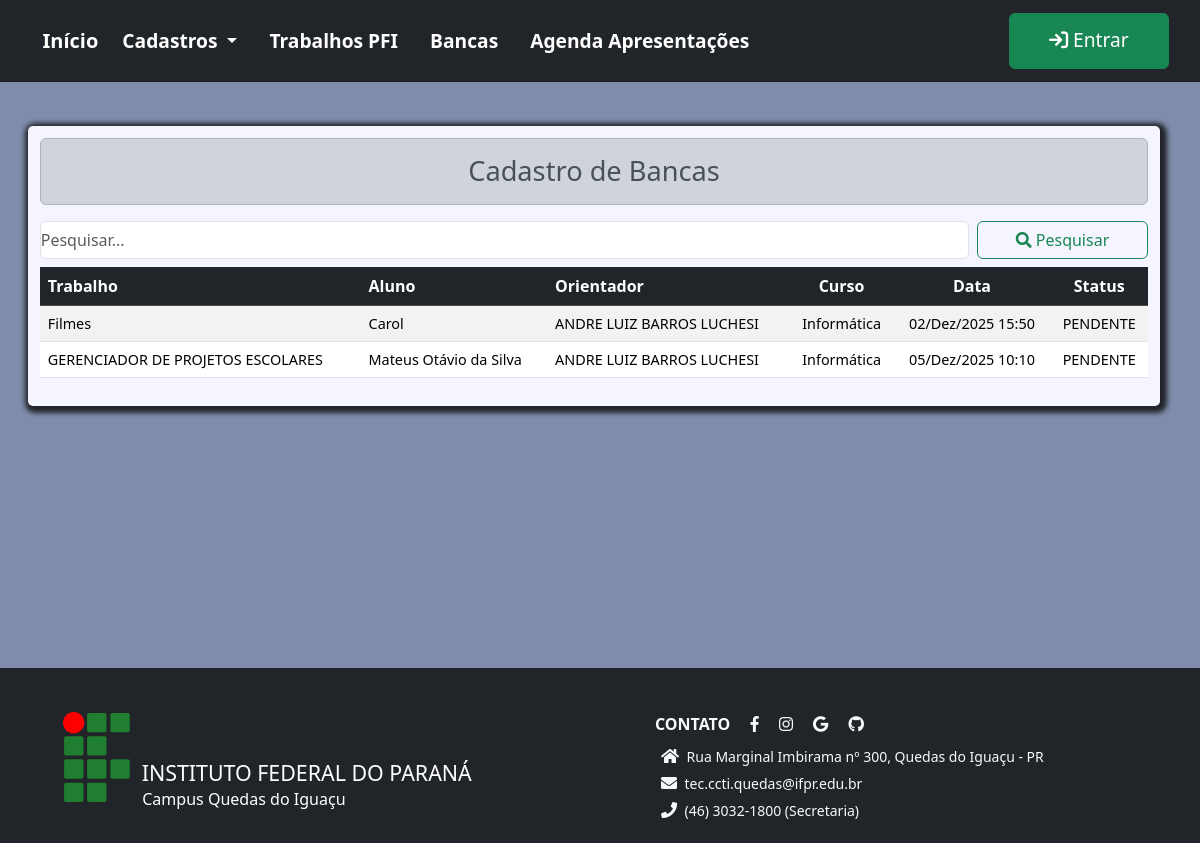
Before: /bancas/listar/ with the older database file.
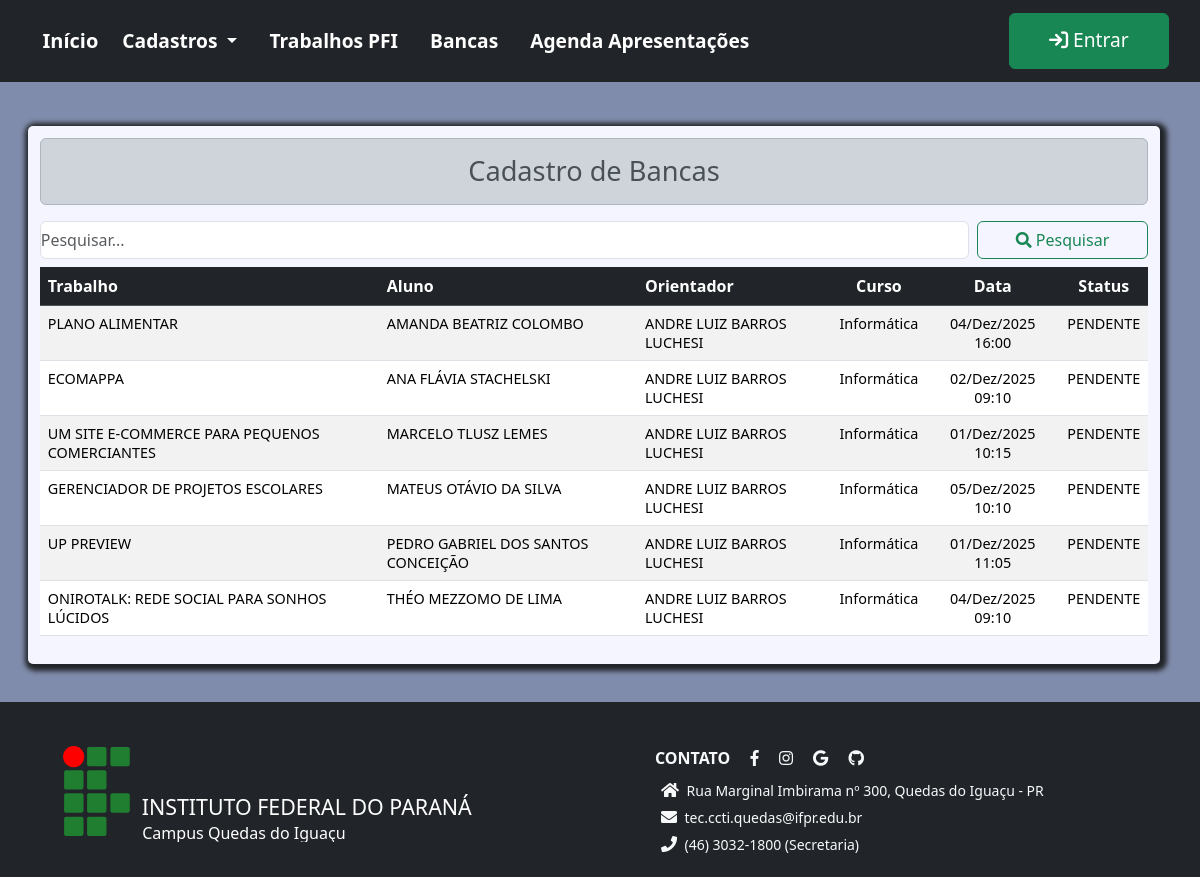
After: the same page with the newer database file.
### pfi/models.py (models this page shows, shortened)
class Banca(models.Model):
    trabalho = models.ForeignKey(Trabalho_Final, on_delete=models.RESTRICT, blank=False, null=False)
    membro_banca1 = models.ForeignKey(Avaliador, related_name='membro_banca1', on_delete=models.RESTRICT, blank=False, null=False)
    membro_banca2 = models.ForeignKey(Avaliador, related_name='membro_banca2', on_delete=models.RESTRICT, blank=False, null=False)
    data_apresentacao = models.DateTimeField(null=False, blank=False)
    conceito_final = models.CharField(max_length=1, null=True, blank=True)
    status = models.CharField(max_length=50, null=True, blank=True, default='PENDENTE')
    observacao = models.TextField(null=True, blank=True)

class Trabalho_Final(models.Model):
    class Meta:
        verbose_name = 'Projeto Final Interdisciplinar (PFI)'
        verbose_name_plural = 'Projetos Finais Interdisciplinares'
    titulo = models.CharField(max_length=250, null=False, blank=False)
    resumo = models.TextField()
    tipo = models.CharField(max_length=150, null=True, blank=True)
    ano = models.IntegerField(
        validators=[MinValueValidator(2010), MaxValueValidator(datetime.date.today().year)])  # ano atual
    autor = models.ForeignKey(Aluno, on_delete=models.RESTRICT, blank=False, null=False)
    orientador = models.ForeignKey(Docente, on_delete=models.RESTRICT, blank=False, null=False)
    coorientador = models.ForeignKey(Avaliador, related_name='Coorientador', on_delete=models.RESTRICT, blank=True, null=True)
    url = models.URLField(max_length=250, null=True, blank=True, verbose_name='URL')

class Aluno(models.Model):
    ativo = models.BooleanField(default=True)
    nome = models.CharField(max_length=150, null=False, blank=False)
    email = models.EmailField(max_length=50, null=True, blank=True)
    ano_ingresso = models.IntegerField(
        validators=[MinValueValidator(2010), MaxValueValidator(datetime.date.today().year)])  # ano atual
    turma = models.ForeignKey(Turma, on_delete=models.RESTRICT, blank=True, null=True)

class Avaliador(User):
    nome = models.CharField(max_length=150, null=False, blank=False)
    telefone = models.CharField(verbose_name='Telefone', max_length=15, null=True, blank=True, help_text= 'Informe um telefone ou celular para contato')
    servidor_ifpr = models.BooleanField(verbose_name='Servidor do IFPR', default=True, help_text= 'Marque essa opção caso seja Servidor do IFPR')

class Turma(models.Model):
    nome = models.CharField(max_length=150, null=False, blank=False)
    ano = models.IntegerField(
        validators=[MinValueValidator(2010), MaxValueValidator(datetime.date.today().year)])  # ano atual
    curso = models.ForeignKey(Curso, on_delete=models.RESTRICT, blank=False, null=False)
    ativo = models.BooleanField(default=True)

class Curso(models.Model):
    nome = models.CharField(max_length=150, null=False, blank=False)
    nome_curso_abreviado = models.CharField(max_length=50, null=True, blank=True)
    descricao = models.TextField(max_length=500, null=True, blank=True)
    nivel = models.CharField(max_length=50, null=True, blank=True)
    modalidade = models.CharField(max_length=50, null=True, blank=True)
    turno = models.CharField(max_length=50, null=False, blank=False)
    duracao = models.PositiveSmallIntegerField(validators=[MinValueValidator(1), MaxValueValidator(6)])
    carga_horaria = models.IntegerField(validators=[MinValueValidator(100), MaxValueValidator(5000)])
    ativo = models.BooleanField(default=True)

### pfi/views.py (the view)
# urls.py: path('bancas/listar/', views.ListBancas.as_view(), name='bancas'),
class ListBancas(ListView):
    template_name = 'banca_list.html'
    model = Banca
    queryset = Banca.objects.all().order_by(Lower('trabalho__autor__nome'))
    context_object_name = 'bancas'
    extra_context = {'form_titulo': 'Cadastro de Bancas'}
    def get_queryset(self):
        filter_val = self.request.GET.get('pesquisar', '')
        return Banca.objects.filter(Q(trabalho__titulo__contains=filter_val) | Q(trabalho__autor__nome__contains=filter_val) | Q(
            trabalho__orientador__nome__contains=filter_val)).order_by(Lower('trabalho__autor__nome'))

### pfi/templates/banca_list.html (shortened to what this page needs)
{% extends 'page.html' %}
{% block conteudo %}
<div class="content container ">
    <h2 class="text-center alert alert-dark">
        {{form_titulo}}
    </h2>
    <div class="row">
        <div class="d-flex " style="width: 100% !important; ">
            <form class="d-flex p-0 m-0 w-100"   role="search">
                <input class="form-control me-2 p-0 m-0"   type="search" placeholder="Pesquisar..." name="pesquisar" aria-label="Search"/>
                <button class="btn btn-outline-success  " style="width: 200px !important; " type="submit"><i class="fa fa-search"></i> Pesquisar </button>
            </form>
        </div>
        <div class="col-md-12 mt-2 table-responsive">
            <table class="table table-hover table-striped">
                <thead class='table-dark'>
                    <tr>
                        <th class="">Trabalho</th>
                        <th>Aluno</th>
                        <th>Orientador</th>
                        <th class="text-center">Curso</th>
                        <th class="text-center">Data</th>
                        <th class="text-center">Status</th>
                    </tr>
                </thead>
                <tbody class='bg-light'>
                    {% for banca in bancas %}
                    <tr>
                        <td>{{banca.trabalho.titulo}}</td>
                        <td>{{banca.trabalho.autor.nome}}</td>
                        <td>{{banca.trabalho.orientador.nome}}</td>
                        <td class="text-center">{{banca.trabalho.autor.turma.curso.nome_curso_abreviado}}</td>
                        <td class="text-center">{{banca.data_apresentacao | date:"d/M/Y H:i" }}</td>
                        <td class="text-center">{{banca.status}}</td>
                    </tr>
                    {%empty%}
                    <p>Nenhum banca cadastrada!</p>
                    {% endfor %}
                </tbody>
            </table>
        </div>
    </div>
</div>
{% endblock conteudo %}

Changed rows visible on the page:
removed Banca: trabalho.titulo "Filmes", trabalho.autor.nome "Carol", trabalho.orientador.nome "ANDRE LUIZ BARROS LUCHESI", trabalho.autor.turma.curso.nome_curso_abreviado "Informática", data_apresentacao "02/Dez/2025 15:50", status "PENDENTE"
added Banca: trabalho.titulo "PLANO ALIMENTAR", trabalho.autor.nome "AMANDA BEATRIZ COLOMBO", trabalho.orientador.nome "ANDRE LUIZ BARROS LUCHESI", trabalho.autor.turma.curso.nome_curso_abreviado "Informática", data_apresentacao "04/Dez/2025 16:00", status "PENDENTE"
added Banca: trabalho.titulo "ECOMAPPA", trabalho.autor.nome "ANA FLÁVIA STACHELSKI", trabalho.orientador.nome "ANDRE LUIZ BARROS LUCHESI", trabalho.autor.turma.curso.nome_curso_abreviado "Informática", data_apresentacao "02/Dez/2025 09:10", status "PENDENTE"
added Banca: trabalho.titulo "UM SITE E-COMMERCE PARA PEQUENOS COMERCIANTES", trabalho.autor.nome "MARCELO TLUSZ LEMES", trabalho.orientador.nome "ANDRE LUIZ BARROS LUCHESI", trabalho.autor.turma.curso.nome_curso_abreviado "Informática", data_apresentacao "01/Dez/2025 10:15", status "PENDENTE"
changed through a linked row, Banca "GERENCIADOR DE PROJETOS ESCOLARES": trabalho.autor.nome "Mateus Otávio da Silva" → "MATEUS OTÁVIO DA SILVA"
added Banca: trabalho.titulo "UP PREVIEW", trabalho.autor.nome "PEDRO GABRIEL DOS SANTOS CONCEIÇÃO", trabalho.orientador.nome "ANDRE LUIZ BARROS LUCHESI", trabalho.autor.turma.curso.nome_curso_abreviado "Informática", data_apresentacao "01/Dez/2025 11:05", status "PENDENTE"
added Banca: trabalho.titulo "ONIROTALK: REDE SOCIAL PARA SONHOS LÚCIDOS", trabalho.autor.nome "THÉO MEZZOMO DE LIMA", trabalho.orientador.nome "ANDRE LUIZ BARROS LUCHESI", trabalho.autor.turma.curso.nome_curso_abreviado "Informática", data_apresentacao "04/Dez/2025 09:10", status "PENDENTE"
